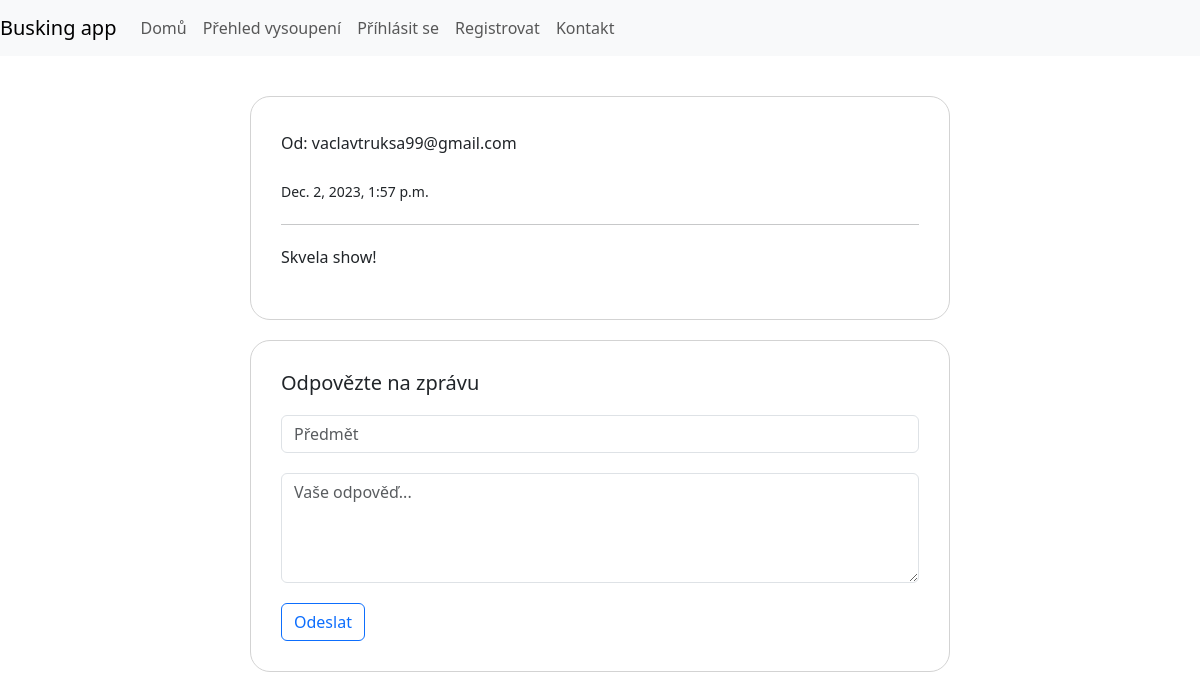
The app's page /feedback/1 with its own data.
### show/models.py (models this page shows)
class Feedback(models.Model):
    show = models.ForeignKey(Show, on_delete=models.CASCADE)
    email = models.EmailField()
    body = models.TextField()
    seen = models.BooleanField(default=False)
    sent = models.DateTimeField(auto_now_add=True)

### show/views.py (the view)
# urls.py: path("feedback/<int:pk>", feedbackView, name="feedback-r"),
def feedbackView(request, pk):
    try:
        f = Feedback.objects.get(id=pk)
        f.seen = True
        f.save()
    except:
        messages.error("Couldn't find the requested message")
        return redirect('feedback')
    context = {
        'f':f
    }
    return render(request, 'feedback_view.html', context)

### templates/feedback_view.html
{% include '_base.html' %}
{% load static %}
{% block content %}
    <div class="container">
        <div class="email">
            <p>Od: {{f.email}}</p>
            <small>{{f.sent}}</small><hr>
            <p>{{f.body}}</p>
        </div>
        <div class="email">
            <h5>Odpovězte na zprávu</h5>
            <form method="post" action="">
                <input class="form-control" name="subject" placeholder="Předmět">
                <textarea class="form-control" name="body" placeholder="Vaše odpověď..." rows="4"></textarea>
                <input type="button" value="Odeslat" class="btn btn-outline-primary">
            </form>
        </div>
    </div>
{% endblock %}

### static/css/style.css (style rules this page uses)
.container { width: 70%; padding: 20px; line-height: 200% }
.email { border: 1px solid lightgray; border-radius: 20px; padding: 30px; width: 700px; margin: auto; margin-top: 20px; margin-bottom: 20px; }
.email input, textarea { margin-top: 20px; }

### records on screen
Feedback: email "vaclavtruksa99@gmail.com", sent "Dec. 2, 2023, 1:57 p.m.", body "Skvela show!"
